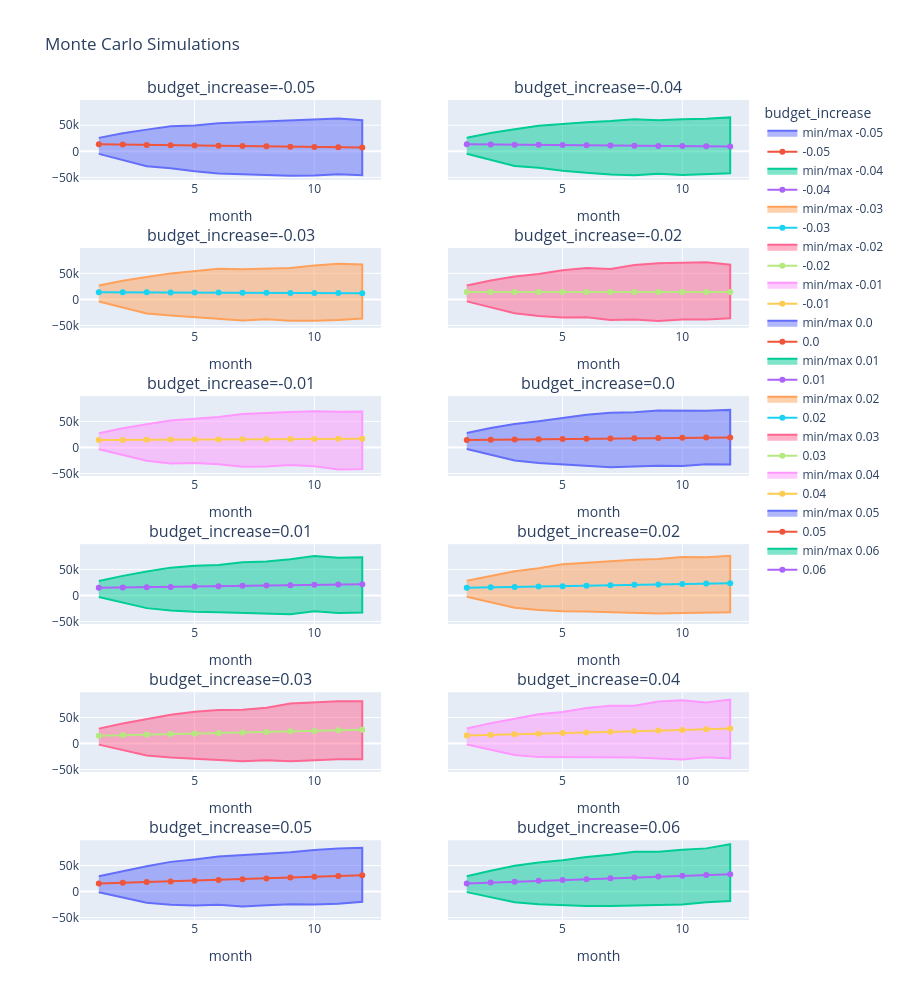

The notebook cell this image was saved under:
### Code cell
def line_charts(simulations: pl.DataFrame) -> go.Figure:
    simulations_by_month = (
        simulations.group_by("month", "budget_increase")
        .agg(
            amount_average=pl.col("amount").mean(),
            amount_min=pl.col("amount").min(),
            amount_max=pl.col("amount").max(),
        )
        .sort("budget_increase", "month")
    )

    TRENDLINE_FIG_COL_COUNT = 2

    unique_budget_increases = simulations["budget_increase"].unique()

    fig = make_subplots(
        rows=int(len(unique_budget_increases) / TRENDLINE_FIG_COL_COUNT),
        cols=TRENDLINE_FIG_COL_COUNT,
        shared_yaxes="all",
        subplot_titles=[
            f"budget_increase={budget_increase}"
            for budget_increase in unique_budget_increases
        ],
    )
    for i, budget_increase in (
        unique_budget_increases.to_frame().with_row_index().iter_rows()
    ):
        sims = simulations_by_month.filter(pl.col("budget_increase") == budget_increase)
        row = int(i / TRENDLINE_FIG_COL_COUNT) + 1
        col = i % TRENDLINE_FIG_COL_COUNT + 1
        fig.add_trace(
            go.Scatter(
                x=pl.concat([sims["month"], sims["month"].reverse()]),
                y=pl.concat([sims["amount_min"], sims["amount_max"].reverse()]),
                name=f"min/max {budget_increase}",
                fill="toself",
            ),
            row=row,
            col=col,
        )
        fig.add_trace(
            go.Scatter(x=sims["month"], y=sims["amount_average"], name=budget_increase),
            row=row,
            col=col,
        )
        fig.update_xaxes(title_text="month", row=row, col=col)
    fig.update_layout(height=1000, legend=go.layout.Legend(title="budget_increase"))
    return fig


line_charts(monte_carlo_simulations).update_layout(
    title_text="Monte Carlo Simulations"
).show()

### Figure 1 — Plotly figure (JSON) as saved in the notebook; plotly's stock layout.template omitted (floating-point values rounded to 4 significant figures)
{"data": [{"fill": "toself", "name": "min/max -0.05", "type": "scatter", "x": [1, 2, 3, 4, 5, 6, 7, 8, 9, 10, 11, 12, 12, 11, 10, 9, 8, 7, 6, 5, 4, 3, 2, 1], "xaxis": "x", "y": [-4934.0, -16820.0, -28670.0, -32260.0, -38190.0, -42490.0, -43540.0, -45210.0, -46830.0, -46370.0, -44020.0, -45800.0, 59610.0, 62910.0, 61050.0, 60220.0, 57640.0, 56660.0, 53670.0, 49750.0, 48110.0, 41640.0, 34650.0, 25800.0], "yaxis": "y"}, {"name": "-0.05", "type": "scatter", "x": [1, 2, 3, 4, 5, 6, 7, 8, 9, 10, 11, 12], "xaxis": "x", "y": [13510.0, 12900.0, 12320.0, 11700.0, 11190.0, 10660.0, 10060.0, 9613.0, 8917.0, 8357.0, 7723.0, 7185.0], "yaxis": "y"}, {"fill": "toself", "name": "min/max -0.04", "type": "scatter", "x": [1, 2, 3, 4, 5, 6, 7, 8, 9, 10, 11, 12, 12, 11, 10, 9, 8, 7, 6, 5, 4, 3, 2, 1], "xaxis": "x2", "y": [-4572.0, -16250.0, -27930.0, -31700.0, -37430.0, -41150.0, -44440.0, -46100.0, -42940.0, -45640.0, -44430.0, -42290.0, 65070.0, 62330.0, 61800.0, 59550.0, 61750.0, 57990.0, 55910.0, 52840.0, 49000.0, 42350.0, 35150.0, 26150.0], "yaxis": "y2"}, {"name": "-0.04", "type": "scatter", "x": [1, 2, 3, 4, 5, 6, 7, 8, 9, 10, 11, 12], "xaxis": "x2", "y": [13540.0, 13050.0, 12760.0, 12420.0, 12050.0, 11660.0, 11190.0, 10880.0, 10430.0, 10090.0, 9876.0, 9497.0], "yaxis": "y2"}, {"fill": "toself", "name": "min/max -0.03", "type": "scatter", "x": [1, 2, 3, 4, 5, 6, 7, 8, 9, 10, 11, 12, 12, 11, 10, 9, 8, 7, 6, 5, 4, 3, 2, 1], "xaxis": "x3", "y": [-4210.0, -15720.0, -27190.0, -30750.0, -34300.0, -37730.0, -40450.0, -38080.0, -40840.0, -40810.0, -39760.0, -36900.0, 67010.0, 68480.0, 65240.0, 60080.0, 59270.0, 57910.0, 58870.0, 53990.0, 49900.0, 43060.0, 35660.0, 26500.0], "yaxis": "y3"}, {"name": "-0.03", "type": "scatter", "x": [1, 2, 3, 4, 5, 6, 7, 8, 9, 10, 11, 12], "xaxis": "x3", "y": [13910.0, 13770.0, 13540.0, 13410.0, 13250.0, 13090.0, 12930.0, 12670.0, 12480.0, 12290.0, 12150.0, 11990.0], "yaxis": "y3"}, {"fill": "toself", "name": "min/max -0.02", "type": "scatter", "x": [1, 2, 3, 4, 5, 6, 7, 8, 9, 10, 11, 12, 12, 11, 10, 9, 8, 7, 6, 5, 4, 3, 2, 1], "xaxis": "x4", "y": [-3849.0, -15180.0, -26450.0, -31750.0, -34790.0, -34160.0, -39400.0, -38400.0, -41400.0, -38780.0, -38810.0, -36410.0, 66520.0, 71360.0, 69850.0, 69310.0, 66160.0, 58540.0, 60190.0, 55850.0, 48830.0, 43770.0, 36160.0, 26850.0], "yaxis": "y4"}, {"name": "-0.02", "type": "scatter", "x": [1, 2, 3, 4, 5, 6, 7, 8, 9, 10, 11, 12], "xaxis": "x4", "y": [14130.0, 14140.0, 14170.0, 14150.0, 14010.0, 14100.0, 14160.0, 14150.0, 14190.0, 14150.0, 14180.0, 14210.0], "yaxis": "y4"}, {"fill": "toself", "name": "min/max -0.01", "type": "scatter", "x": [1, 2, 3, 4, 5, 6, 7, 8, 9, 10, 11, 12, 12, 11, 10, 9, 8, 7, 6, 5, 4, 3, 2, 1], "xaxis": "x5", "y": [-3487.0, -14650.0, -25710.0, -30800.0, -29680.0, -32450.0, -37190.0, -36670.0, -33870.0, -35970.0, -42330.0, -41620.0, 69110.0, 68630.0, 69690.0, 68200.0, 66530.0, 64270.0, 58550.0, 55010.0, 51690.0, 44490.0, 36660.0, 27200.0], "yaxis": "y5"}, {"name": "-0.01", "type": "scatter", "x": [1, 2, 3, 4, 5, 6, 7, 8, 9, 10, 11, 12], "xaxis": "x5", "y": [14210.0, 14470.0, 14820.0, 15030.0, 15260.0, 15360.0, 15550.0, 15860.0, 16120.0, 16340.0, 16640.0, 16890.0], "yaxis": "y5"}, {"fill": "toself", "name": "min/max 0.0", "type": "scatter", "x": [1, 2, 3, 4, 5, 6, 7, 8, 9, 10, 11, 12, 12, 11, 10, 9, 8, 7, 6, 5, 4, 3, 2, 1], "xaxis": "x6", "y": [-3125.0, -14120.0, -24980.0, -29840.0, -32860.0, -35440.0, -38040.0, -36390.0, -35140.0, -35680.0, -32180.0, -32710.0, 72060.0, 70620.0, 70070.0, 70700.0, 67690.0, 66340.0, 62840.0, 56080.0, 50050.0, 45200.0, 37160.0, 27560.0], "yaxis": "y6"}, {"name": "0.0", "type": "scatter", "x": [1, 2, 3, 4, 5, 6, 7, 8, 9, 10, 11, 12], "xaxis": "x6", "y": [14430.0, 14910.0, 15400.0, 15760.0, 16260.0, 16660.0, 17020.0, 17540.0, 18010.0, 18420.0, 18920.0, 19310.0], "yaxis": "y6"}, {"fill": "toself", "name": "min/max 0.01", "type": "scatter", "x": [1, 2, 3, 4, 5, 6, 7, 8, 9, 10, 11, 12, 12, 11, 10, 9, 8, 7, 6, 5, 4, 3, 2, 1], "xaxis": "x7", "y": [-2764.0, -13590.0, -24240.0, -28890.0, -31380.0, -32040.0, -32950.0, -34680.0, -36160.0, -30290.0, -33510.0, -32500.0, 73350.0, 72520.0, 75910.0, 69770.0, 65140.0, 63720.0, 58430.0, 57150.0, 53480.0, 45910.0, 37660.0, 27910.0], "yaxis": "y7"}, {"name": "0.01", "type": "scatter", "x": [1, 2, 3, 4, 5, 6, 7, 8, 9, 10, 11, 12], "xaxis": "x7", "y": [14650.0, 15160.0, 15770.0, 16450.0, 17230.0, 17840.0, 18530.0, 19220.0, 19870.0, 20490.0, 21080.0, 21740.0], "yaxis": "y7"}, {"fill": "toself", "name": "min/max 0.02", "type": "scatter", "x": [1, 2, 3, 4, 5, 6, 7, 8, 9, 10, 11, 12, 12, 11, 10, 9, 8, 7, 6, 5, 4, 3, 2, 1], "xaxis": "x8", "y": [-2402.0, -13060.0, -23500.0, -27940.0, -30240.0, -30650.0, -31500.0, -33250.0, -34570.0, -33570.0, -33040.0, -32280.0, 76030.0, 73200.0, 73940.0, 70090.0, 68490.0, 66430.0, 63070.0, 59740.0, 52370.0, 46620.0, 38160.0, 28260.0], "yaxis": "y8"}, {"name": "0.02", "type": "scatter", "x": [1, 2, 3, 4, 5, 6, 7, 8, 9, 10, 11, 12], "xaxis": "x8", "y": [14850.0, 15650.0, 16390.0, 17210.0, 17980.0, 18770.0, 19550.0, 20520.0, 21300.0, 22030.0, 22850.0, 23630.0], "yaxis": "y8"}, {"fill": "toself", "name": "min/max 0.03", "type": "scatter", "x": [1, 2, 3, 4, 5, 6, 7, 8, 9, 10, 11, 12, 12, 11, 10, 9, 8, 7, 6, 5, 4, 3, 2, 1], "xaxis": "x9", "y": [-2040.0, -12520.0, -22760.0, -26980.0, -29100.0, -31590.0, -33890.0, -32110.0, -34110.0, -32120.0, -29970.0, -29890.0, 81050.0, 81230.0, 79000.0, 76850.0, 68920.0, 64910.0, 64410.0, 60890.0, 55270.0, 47340.0, 38670.0, 28610.0], "yaxis": "y9"}, {"name": "0.03", "type": "scatter", "x": [1, 2, 3, 4, 5, 6, 7, 8, 9, 10, 11, 12], "xaxis": "x9", "y": [15130.0, 16210.0, 17250.0, 18280.0, 19350.0, 20330.0, 21320.0, 22330.0, 23390.0, 24330.0, 25410.0, 26390.0], "yaxis": "y9"}, {"fill": "toself", "name": "min/max 0.04", "type": "scatter", "x": [1, 2, 3, 4, 5, 6, 7, 8, 9, 10, 11, 12, 12, 11, 10, 9, 8, 7, 6, 5, 4, 3, 2, 1], "xaxis": "x10", "y": [-1679.0, -11990.0, -22020.0, -26030.0, -26060.0, -26450.0, -25910.0, -26680.0, -28660.0, -30490.0, -26420.0, -28470.0, 84310.0, 78880.0, 82890.0, 80480.0, 72360.0, 72560.0, 68130.0, 60370.0, 56160.0, 48050.0, 39170.0, 28960.0], "yaxis": "y10"}, {"name": "0.04", "type": "scatter", "x": [1, 2, 3, 4, 5, 6, 7, 8, 9, 10, 11, 12], "xaxis": "x10", "y": [15420.0, 16480.0, 17720.0, 18990.0, 20190.0, 21400.0, 22590.0, 23810.0, 24970.0, 26250.0, 27560.0, 28920.0], "yaxis": "y10"}, {"fill": "toself", "name": "min/max 0.05", "type": "scatter", "x": [1, 2, 3, 4, 5, 6, 7, 8, 9, 10, 11, 12, 12, 11, 10, 9, 8, 7, 6, 5, 4, 3, 2, 1], "xaxis": "x11", "y": [-1317.0, -11460.0, -21280.0, -25080.0, -26830.0, -25310.0, -28780.0, -26400.0, -24040.0, -24720.0, -23080.0, -19530.0, 84010.0, 82650.0, 79920.0, 75320.0, 72370.0, 68870.0, 67230.0, 61660.0, 57060.0, 48760.0, 39670.0, 29310.0], "yaxis": "y11"}, {"name": "0.05", "type": "scatter", "x": [1, 2, 3, 4, 5, 6, 7, 8, 9, 10, 11, 12], "xaxis": "x11", "y": [15480.0, 16860.0, 18230.0, 19610.0, 21010.0, 22340.0, 23800.0, 25300.0, 26890.0, 28330.0, 29740.0, 31160.0], "yaxis": "y11"}, {"fill": "toself", "name": "min/max 0.06", "type": "scatter", "x": [1, 2, 3, 4, 5, 6, 7, 8, 9, 10, 11, 12, 12, 11, 10, 9, 8, 7, 6, 5, 4, 3, 2, 1], "xaxis": "x12", "y": [-955.3, -10930.0, -20540.0, -24120.0, -26080.0, -27650.0, -27370.0, -26750.0, -26780.0, -24910.0, -20520.0, -17940.0, 90860.0, 82970.0, 80140.0, 76570.0, 76660.0, 70690.0, 66340.0, 60270.0, 55910.0, 49470.0, 40170.0, 29660.0], "yaxis": "y12"}, {"name": "0.06", "type": "scatter", "x": [1, 2, 3, 4, 5, 6, 7, 8, 9, 10, 11, 12], "xaxis": "x12", "y": [15700.0, 17350.0, 19010.0, 20620.0, 22240.0, 23860.0, 25490.0, 27150.0, 28770.0, 30300.0, 31870.0, 33510.0], "yaxis": "y12"}], "layout": {"annotations": [{"font": {"size": 16}, "showarrow": false, "text": "budget_increase=-0.05", "x": 0.225, "xanchor": "center", "xref": "paper", "y": 1.0, "yanchor": "bottom", "yref": "paper"}, {"font": {"size": 16}, "showarrow": false, "text": "budget_increase=-0.04", "x": 0.775, "xanchor": "center", "xref": "paper", "y": 1.0, "yanchor": "bottom", "yref": "paper"}, {"font": {"size": 16}, "showarrow": false, "text": "budget_increase=-0.03", "x": 0.225, "xanchor": "center", "xref": "paper", "y": 0.8194, "yanchor": "bottom", "yref": "paper"}, {"font": {"size": 16}, "showarrow": false, "text": "budget_increase=-0.02", "x": 0.775, "xanchor": "center", "xref": "paper", "y": 0.8194, "yanchor": "bottom", "yref": "paper"}, {"font": {"size": 16}, "showarrow": false, "text": "budget_increase=-0.01", "x": 0.225, "xanchor": "center", "xref": "paper", "y": 0.6389, "yanchor": "bottom", "yref": "paper"}, {"font": {"size": 16}, "showarrow": false, "text": "budget_increase=0.0", "x": 0.775, "xanchor": "center", "xref": "paper", "y": 0.6389, "yanchor": "bottom", "yref": "paper"}, {"font": {"size": 16}, "showarrow": false, "text": "budget_increase=0.01", "x": 0.225, "xanchor": "center", "xref": "paper", "y": 0.4583, "yanchor": "bottom", "yref": "paper"}, {"font": {"size": 16}, "showarrow": false, "text": "budget_increase=0.02", "x": 0.775, "xanchor": "center", "xref": "paper", "y": 0.4583, "yanchor": "bottom", "yref": "paper"}, {"font": {"size": 16}, "showarrow": false, "text": "budget_increase=0.03", "x": 0.225, "xanchor": "center", "xref": "paper", "y": 0.2778, "yanchor": "bottom", "yref": "paper"}, {"font": {"size": 16}, "showarrow": false, "text": "budget_increase=0.04", "x": 0.775, "xanchor": "center", "xref": "paper", "y": 0.2778, "yanchor": "bottom", "yref": "paper"}, {"font": {"size": 16}, "showarrow": false, "text": "budget_increase=0.05", "x": 0.225, "xanchor": "center", "xref": "paper", "y": 0.09722, "yanchor": "bottom", "yref": "paper"}, {"font": {"size": 16}, "showarrow": false, "text": "budget_increase=0.06", "x": 0.775, "xanchor": "center", "xref": "paper", "y": 0.09722, "yanchor": "bottom", "yref": "paper"}], "height": 1000, "legend": {"title": {"text": "budget_increase"}}, "title": {"text": "Monte Carlo Simulations"}, "xaxis": {"anchor": "y", "domain": [0, 0.45], "title": {"text": "month"}}, "xaxis10": {"anchor": "y10", "domain": [0.55, 1], "title": {"text": "month"}}, "xaxis11": {"anchor": "y11", "domain": [0, 0.45], "title": {"text": "month"}}, "xaxis12": {"anchor": "y12", "domain": [0.55, 1], "title": {"text": "month"}}, "xaxis2": {"anchor": "y2", "domain": [0.55, 1], "title": {"text": "month"}}, "xaxis3": {"anchor": "y3", "domain": [0, 0.45], "title": {"text": "month"}}, "xaxis4": {"anchor": "y4", "domain": [0.55, 1], "title": {"text": "month"}}, "xaxis5": {"anchor": "y5", "domain": [0, 0.45], "title": {"text": "month"}}, "xaxis6": {"anchor": "y6", "domain": [0.55, 1], "title": {"text": "month"}}, "xaxis7": {"anchor": "y7", "domain": [0, 0.45], "title": {"text": "month"}}, "xaxis8": {"anchor": "y8", "domain": [0.55, 1], "title": {"text": "month"}}, "xaxis9": {"anchor": "y9", "domain": [0, 0.45], "title": {"text": "month"}}, "yaxis": {"anchor": "x", "domain": [0.9028, 1.0], "matches": "y11"}, "yaxis10": {"anchor": "x10", "domain": [0.1806, 0.2778], "matches": "y11", "showticklabels": false}, "yaxis11": {"anchor": "x11", "domain": [0, 0.09722]}, "yaxis12": {"anchor": "x12", "domain": [0, 0.09722], "matches": "y11", "showticklabels": false}, "yaxis2": {"anchor": "x2", "domain": [0.9028, 1.0], "matches": "y11", "showticklabels": false}, "yaxis3": {"anchor": "x3", "domain": [0.7222, 0.8194], "matches": "y11"}, "yaxis4": {"anchor": "x4", "domain": [0.7222, 0.8194], "matches": "y11", "showticklabels": false}, "yaxis5": {"anchor": "x5", "domain": [0.5417, 0.6389], "matches": "y11"}, "yaxis6": {"anchor": "x6", "domain": [0.5417, 0.6389], "matches": "y11", "showticklabels": false}, "yaxis7": {"anchor": "x7", "domain": [0.3611, 0.4583], "matches": "y11"}, "yaxis8": {"anchor": "x8", "domain": [0.3611, 0.4583], "matches": "y11", "showticklabels": false}, "yaxis9": {"anchor": "x9", "domain": [0.1806, 0.2778], "matches": "y11"}}}
